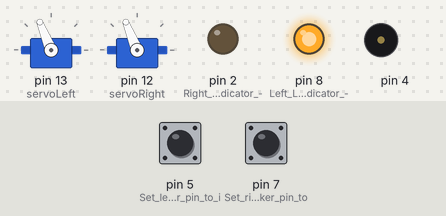
This sketch was run on a simulated Arduino Uno, built with avr-gcc and run on an emulated ATmega328P. Parts: 2 × servo, output pins drawn as LEDs (lit = HIGH), buzzer (waves = sounding). The inputs (shaded band) are chosen by the test bench; at power-on: pin 5 (Set_left_whisker_pin_to_i) LOW, pin 7 (Set_right_whisker_pin_to) HIGH.

Above: at 2.2 s.
2.3 s: pin 5 (Set_left_whisker_pin_to_i) pulled HIGH for 1.65 s
At 2.9 s:
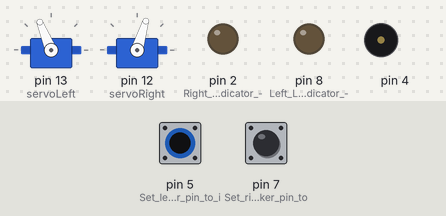
5.8 s: pin 7 (Set_right_whisker_pin_to) pulled LOW for 1.65 s
At 7.5 s:
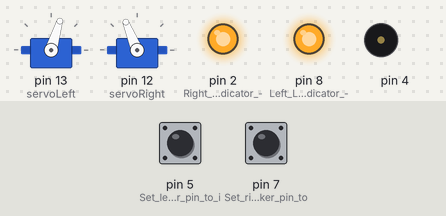
9.3 s: pin 7 (Set_right_whisker_pin_to) pulled LOW for 3.2 s
At 14.0 s:
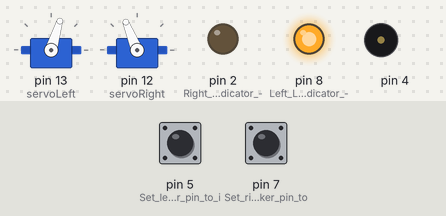
14.2 s: pin 5 (Set_left_whisker_pin_to_i) pulled HIGH for 3.2 s
At 18.2 s:
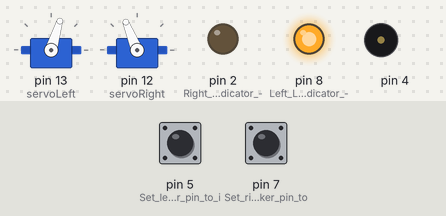
18.9 s: pin 5 (Set_left_whisker_pin_to_i) driven HIGH and pin 7 (Set_right_whisker_pin_to) driven LOW
At 20.5 s:
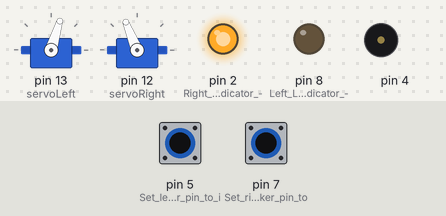
23.7 s: pin 7 (Set_right_whisker_pin_to) driven HIGH
At 24.21 s:
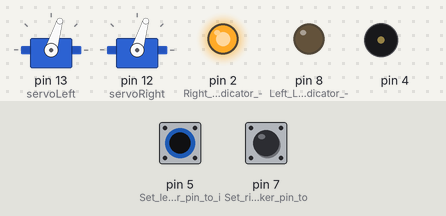
Timing chart, 0 to 26.7 s (numbered marks = the images above; inputs shaded):
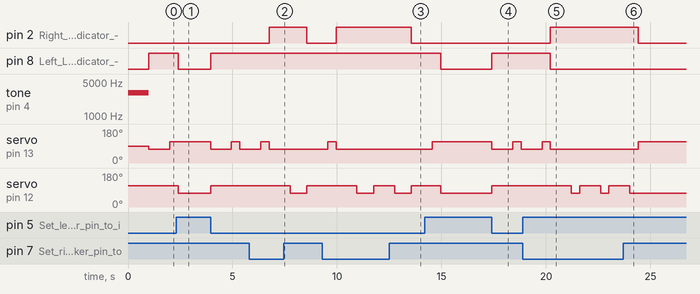

The sketch:

Servo14.ino
```cpp
/* Servo14 */
/* 모서리 탈출 */
#include <Servo.h> //Include servo library
Servo servoLeft; // Declare left and right servos
Servo servoRight;
byte wLeftOld; // Previous loop whisker values
byte wRightOld;
byte counter; // For counting alternate corners

void setup() { // Built-in initialization block
  pinMode(7, INPUT); // Set right whisker pin to input
  pinMode(5, INPUT); // Set left whisker pin to input
  pinMode(8, OUTPUT); // Left LED indicator -> output
  pinMode(2, OUTPUT); // Right LED indicator -> output

  tone(4, 3000, 1000); // Play tone for 1 second
  delay(1000); // Delay to finish tone

  servoLeft.attach(13); // Attach left signal to pin 13
  servoRight.attach(12); // Attach right signal to pin 12
  wLeftOld = 0; // Init. previous whisker states
  wRightOld = 1;
  counter = 0; // Initialize counter to 0
}

void loop() { // Main loop auto-repeats
  byte wLeft = digitalRead(5); // Copy left result to wLeft
  byte wRight = digitalRead(7); // Copy right result to wRight

  if(wLeft != wRight) // One whisker pressed?
   { // Alternate from last time?
      if((wLeft != wLeftOld) && (wRight != wRightOld))
      {
        counter++; // Increase count by one
        wLeftOld = wLeft; // Record current for next rep
        wRightOld = wRight;
        if(counter == 4) // Stuck in a corner?
        {
          wLeft = 0; // Set up for U-turn
          wRight = 0;
          counter = 0; // Clear alternate corner count
        }
      }
      else // Not alternate from last time
      {
        counter = 0; // Clear alternate corner count
      }
   }

   // Whisker Navigation
   if((wLeft == 0) && (wRight == 0)) { // If both whiskers contact
    digitalWrite(8, HIGH); // Left LED on
    digitalWrite(2, HIGH); // Right LED on
    backward(1000); // Back up 1 second
    turnLeft(800); // Turn left about 120 degrees
  }
  else if(wLeft == 0) { // If only left whisker contact
    digitalWrite(8, HIGH); // Left LED on
    digitalWrite(2, LOW); // Right LED off
    backward(1000); // Back up 1 second
    turnRight(400); // Turn right about 60 degrees
  }
  else if(wRight == 0) { // If only right whisker contact
    digitalWrite(8, LOW); // Left LED off
    digitalWrite(2, HIGH); // Right LED on
    backward(1000); // Back up 1 second
    turnLeft(400); // Turn left about 60 degrees
  }
  else { // Otherwise, no whisker contact
    digitalWrite(8, LOW); // Left LED off
    digitalWrite(2, LOW); // Right LED off
    forward(20); // Forward 1/50 of a second
  }
}

void forward(int time) // Forward function
{
  servoLeft.writeMicroseconds(1700); // Left wheel counterclockwise
  servoRight.writeMicroseconds(1300); // Right wheel clockwise
  delay(time); // Maneuver for time ms
}

void turnLeft(int time) // Left turn function
{
  servoLeft.writeMicroseconds(1300); // Left wheel clockwise
  servoRight.writeMicroseconds(1300); // Right wheel counterclockwise
  delay(time); // Maneuver for time ms
}

void turnRight(int time) // Right turn function
{
  servoLeft.writeMicroseconds(1700); // Left wheel counterclockwise
  servoRight.writeMicroseconds(1700); // Right wheel counterclockwise
  delay(time); // Maneuver for time ms
}

void backward(int time) // Backward function
{
  servoLeft.writeMicroseconds(1300); // Left wheel clockwise
  servoRight.writeMicroseconds(1700); // Right wheel counterclockwise
  delay(time); // Maneuver for time ms
}
```

Measured:
- after the input at 2.3 s, pin 8 (Left_LED_indicator_-): HIGH → LOW after 0.10 s, → HIGH 1.6 s later; servo on pin 12 (servoRight): 112° → 73° after 0.10 s, → 112° 1.6 s later
- after the input at 5.8 s, pin 2 (Right_LED_indicator_-): LOW → HIGH after 0.95 s, → LOW 1.8 s later; servo on pin 13 (servoLeft): goes on until 6.8 s, then stays 73°; servo on pin 12 (servoRight): 112° → 73° after 2.0 s, → 112° 0.80 s later
- after the input at 9.3 s, pin 2 (Right_LED_indicator_-): LOW → HIGH after 0.65 s, → LOW 3.6 s later; servo on pin 13 (servoLeft): goes on until 10.0 s, then stays 73°; servo on pin 12 (servoRight): alternates 112° for 1.0 s and 73° for 0.80 s, starting after 1.7 s
- after the input at 14.2 s, pin 8 (Left_LED_indicator_-): HIGH → LOW after 0.75 s, → HIGH 2.5 s later; servo on pin 12 (servoRight): 112° → 73° after 0.75 s, → 112° 2.5 s later
- after the input at 18.9 s, pin 2 (Right_LED_indicator_-): LOW → HIGH after 1.3 s; pin 8 (Left_LED_indicator_-): HIGH → LOW after 1.3 s; servo on pin 13 (servoLeft): goes on until 20.2 s, then stays 73°; servo on pin 12 (servoRight): alternates 112° for 1.0 s and 73° for 0.40 s, starting after 2.3 s
- after the input at 23.7 s, pin 2 (Right_LED_indicator_-): HIGH → LOW after 0.71 s; servo on pin 13 (servoLeft): 73° → 112° after 0.71 s; servo on pin 12 (servoRight): goes on until 24.0 s, then stays 73°
